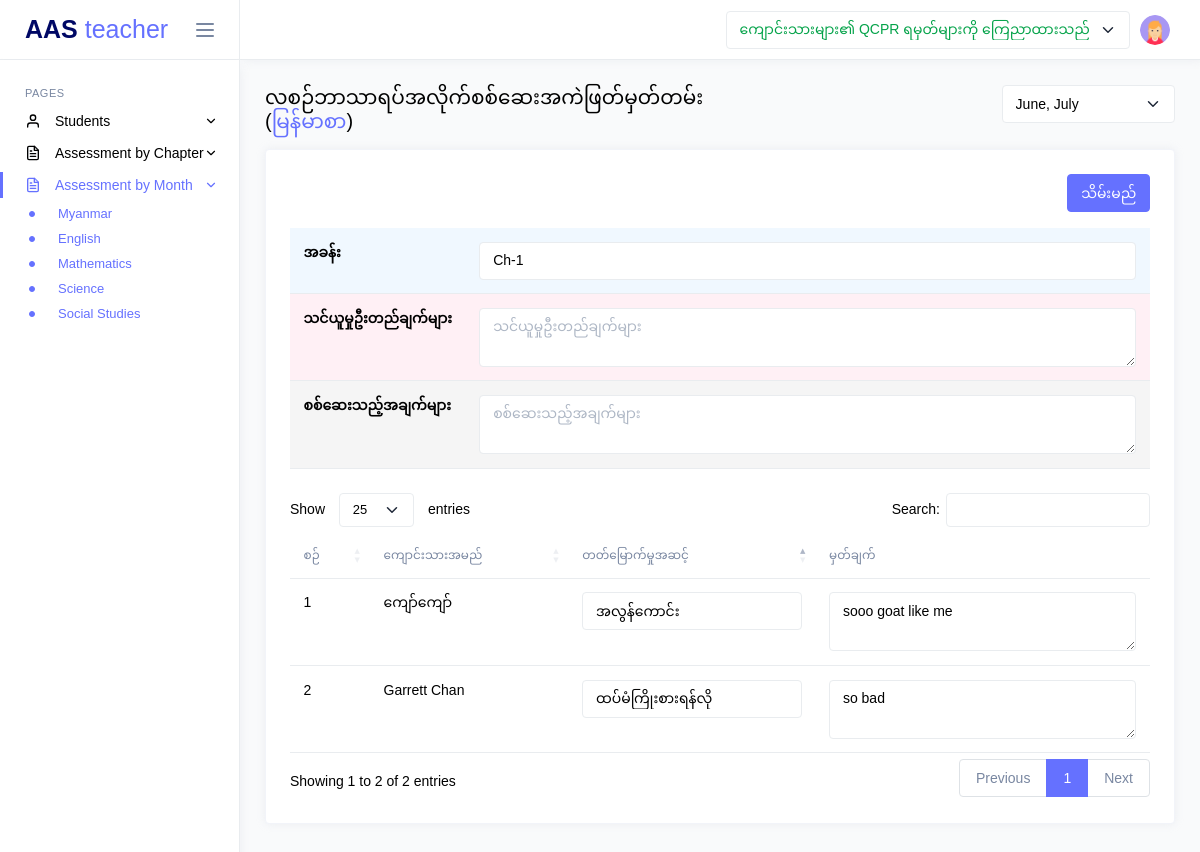
Page /teacher/monthly-assessment.php?subject_id=1&month_no=1 (signed in) on the committed database.
### tables this page shows
CREATE TABLE `qcpr` (
  `id` int(11) NOT NULL,
  `class_id` int(11) NOT NULL,
  `teacher_id` int(11) NOT NULL,
  `status` int(11) NOT NULL DEFAULT 0,
  `created_at` datetime NOT NULL DEFAULT current_timestamp(),
  `updated_at` datetime NOT NULL DEFAULT current_timestamp()
);

CREATE TABLE `subjects` (
  `id` int(11) NOT NULL,
  `subject_name` varchar(255) NOT NULL
);

CREATE TABLE `monthly_chapters` (
  `id` int(11) NOT NULL,
  `subject_id` int(11) NOT NULL,
  `class_id` int(11) NOT NULL,
  `chapter` text DEFAULT NULL,
  `learning_outcomes` text DEFAULT NULL,
  `check_points` text DEFAULT NULL,
  `month_no` varchar(11) DEFAULT NULL,
  `year` year(4) NOT NULL DEFAULT current_timestamp(),
  `created_at` datetime NOT NULL DEFAULT current_timestamp(),
  `updated_at` datetime NOT NULL DEFAULT current_timestamp()
);

CREATE TABLE `monthly_assessment` (
  `id` int(11) NOT NULL,
  `student_id` int(11) NOT NULL,
  `teacher_id` int(11) NOT NULL,
  `subject_id` int(11) NOT NULL,
  `class_id` int(11) NOT NULL,
  `monthly_chapter_id` int(11) NOT NULL,
  `mark` varchar(4) DEFAULT NULL,
  `remark` text DEFAULT NULL,
  `month_no` varchar(11) DEFAULT NULL,
  `year` year(4) NOT NULL DEFAULT current_timestamp(),
  `created_at` datetime NOT NULL DEFAULT current_timestamp(),
  `updated_at` datetime NOT NULL DEFAULT current_timestamp()
);

CREATE TABLE `students` (
  `id` int(11) NOT NULL,
  `class_id` int(11) DEFAULT NULL,
  `enrollment_no` varchar(15) NOT NULL,
  `name_en` varchar(255) NOT NULL,
  `name_mm` varchar(255) NOT NULL,
  `username` varchar(255) DEFAULT NULL,
  `password` varchar(255) NOT NULL DEFAULT '123456',
  `password_status` int(11) NOT NULL DEFAULT 0,
  `dob` date NOT NULL,
  `father_name` varchar(255) NOT NULL,
  `mother_name` varchar(255) NOT NULL,
  `guardian` varchar(255) NOT NULL,
  `parent_job` varchar(255) NOT NULL,
  `phone` varchar(15) NOT NULL,
  `address` varchar(255) NOT NULL,
  `created_at` datetime NOT NULL DEFAULT current_timestamp()
);

### app/controllers/QcprController.php (called while the page is built, shortened)
<?php
class QcprController
{
    private $qcprModel;
    public function __construct()
    {
        $database = new MySQL();
        $db = $database->connect();
        $this->qcprModel = new QcprModel($db);
    }
    public function getAnnouncementStatus()
    {
        return $this->qcprModel->getAnnouncementStatus($_SESSION['class_id']);
    }
}

### app/models/QcprModel.php (called while the page is built, shortened)
<?php
class QcprModel
{
    private $db;
    private $table = 'qcpr';
    public function __construct($db)
    {
        $this->db = $db;
    }
    public function getAnnouncementStatus($class_id)
    {
        try {
            $query = "SELECT status FROM $this->table WHERE class_id = :class_id";
            $stmt = $this->db->prepare($query);
            $stmt->bindParam(':class_id', $class_id);
            $stmt->execute();
            return $stmt->fetchColumn();
        } catch (PDOException $e) {
            return false;
        }
    }
}

### app/controllers/SubjectController.php (called while the page is built, shortened)
<?php
class SubjectController
{
    private $subjectModel;
    public function __construct()
    {
        $database = new MySQL();
        $db = $database->connect();
        $this->subjectModel = new SubjectModel($db);
    }
    public function getSubjectNameById($subject_id)
    {
        return $this->subjectModel->getSubjectNameById($subject_id);
    }
}

### app/models/SubjectModel.php (called while the page is built, shortened)
<?php
class SubjectModel
{
    private $db;
    private $table = 'subjects';
    public function __construct($db)
    {
        $this->db = $db;
    }
    public function getSubjectNameById($subject_id)
    {
        try {
            $query = "SELECT subject_name FROM $this->table WHERE id = :subject_id";
            $stmt = $this->db->prepare($query);
            $stmt->bindParam(":subject_id", $subject_id);
            $stmt->execute();
            return $stmt->fetchColumn();
        } catch (PDOException $e) {
            echo "Error: " . $e->getMessage();
        }
    }
}

### app/controllers/MonthlyAssessmentController.php (called while the page is built, shortened)
<?php
class MonthlyAssessmentController
{
    private $monthlyAssessmentModel;
    public function __construct()
    {
        $database = new MySQL();
        $db = $database->connect();
        $this->monthlyAssessmentModel = new MonthlyAssessmentModel($db);
    }
    public function getAllMonthlyAssessment($data)
    {
        return $this->monthlyAssessmentModel->getAllMonthlyAssessment($data);
    }
    public function getMonthlyChapter($data)
    {
        return $this->monthlyAssessmentModel->getMonthlyChapter($data);
    }
}

### app/models/MonthlyAssessmentModel.php (called while the page is built, shortened)
<?php
class MonthlyAssessmentModel
{
    private $db;
    private $table = 'monthly_assessment';
    private $monthly_chapter_table = 'monthly_chapters';
    public function __construct($db)
    {
        $this->db = $db;
    }
    public function getAllMonthlyAssessment($data)
    {
        try {
            extract($data);
            $query = "SELECT {$this->table}.*, students.name_mm as student_name
                    FROM {$this->table}
                    JOIN students ON {$this->table}.student_id = students.id
                    WHERE {$this->table}.subject_id = :subject_id
                    AND {$this->table}.class_id = :class_id
                    AND {$this->table}.month_no = :month_no
                    AND {$this->table}.year = :year";
            $stmt = $this->db->prepare($query);
            $stmt->bindParam(':subject_id', $subject_id);
            $stmt->bindParam(':class_id', $class_id);
            $stmt->bindParam(':month_no', $month_no);
            $stmt->bindParam(':year', $year);
            $stmt->execute();
            return $stmt->fetchAll(PDO::FETCH_ASSOC);
        } catch (PDOException $e) {
            echo $e->getMessage();
            return false;
        }
    }
    public function getMonthlyChapter($data)
    {
        try {
            $query = "SELECT mc.*
                    FROM {$this->monthly_chapter_table} mc
                    JOIN {$this->table} ma ON mc.id = ma.monthly_chapter_id
                    WHERE ma.subject_id = :subject_id
                    AND ma.class_id = :class_id
                    AND ma.month_no = :month_no
                    AND ma.year = :year
                    LIMIT 1";
            $stmt = $this->db->prepare($query);
            $stmt->bindParam(':subject_id', $data['subject_id']);
            $stmt->bindParam(':class_id', $data['class_id']);
            $stmt->bindParam(':month_no', $data['month_no']);
            $stmt->bindParam(':year', $data['year']);
            $stmt->execute();
            return $stmt->fetch(PDO::FETCH_ASSOC);
        } catch (PDOException $e) {
            error_log($e->getMessage());
            return false;
        }
    }
}

### public/teacher/monthly-assessment.php (the view, shortened to what this page needs)
<?php
include('../components/header.php');
$subjectController = new SubjectController();
$monthlyAssessmentController = new MonthlyAssessmentController();
$subject_id = $_GET["subject_id"];
$subjectName = $subjectController->getSubjectNameById($subject_id);
$month_no = $_GET['month_no'] ?? 1;
$checkAssessmentData = [
    'subject_id' => $subject_id,
    'class_id' => $_SESSION['class_id'],
    'month_no' => $month_no,
    'year' => date('Y')
];
$checkAssessment = $monthlyAssessmentController->checkAssessmentIsCreated($checkAssessmentData);
if ($checkAssessment) {
    $allAssessment = $monthlyAssessmentController->getAllMonthlyAssessment($checkAssessmentData);
}
$monthlyChapter = $monthlyAssessmentController->getMonthlyChapter([
    'subject_id' => $subject_id,
    'class_id' => $_SESSION['class_id'],
    'month_no' => $month_no,
    'year' => date('Y')
]);
?>
<body>
    <div class="main-wrapper">
        <?php
        include('../components/teacher_sidebar.php');
        include('../components/teacher_navbar.php');
        ?>
        <div class="page-content">
            <div class="row justify-content-between">
                <div class="col-sm-6">
                    <h4 class="mb-3 mb-md-0">လစဉ်ဘာသာရပ်အလိုက်စစ်ဆေးအကဲဖြတ်မှတ်တမ်း (<span class="text-primary"><?= $subjectName ?></span>)</h4>
                </div>
                <div class="col-sm-6">
                    <form action="" method="GET" class="d-flex justify-content-end">
                        <div class="d-flex align-items-center gap-2">
                            <select class="form-select" name="month_no" id="month_no">
                                <option value="1" <?php echo ($month_no == 1) ? 'selected' : ''; ?>>June, July</option>
                            </select>
                        </div>
                    </form>
                </div>
            </div>
            <div class="row">
                <div class="mt-3 col-lg grid-margin stretch-card">
                    <div class="card">
                        <div class="card-body">
                            <form id="assessmentForm" method="POST" action="">
                                <div class="d-flex justify-content-between mb-3">
                                    <div>
                                        <input name="submit_btn" class="btn btn-primary" type="submit" value="သိမ်းမည်">
                                    </div>
                                </div>
                                <div class="table-responsive mb-4">
                                    <table class="table">
                                        <tbody>
                                            <tr style="background-color: #f0f8ff;">
                                                <th width="20%">အခန်း</th>
                                                <td>
                                                    <input type="text"
                                                        name="chapter[chapter]"
                                                        class="form-control"
                                                        value="<?= $monthlyChapter['chapter'] ?? '' ?>"
                                                        placeholder="အခန်းအမည်">
                                                </td>
                                            </tr>
                                            <tr style="background-color: #fff0f5;">
                                                <th width="20%">သင်ယူမှုဦးတည်ချက်များ</th>
                                                <td>
                                                    <textarea name="chapter[learning_outcomes]"
                                                        class="form-control"
                                                        placeholder="သင်ယူမှုဦးတည်ချက်များ"><?= $monthlyChapter['learning_outcomes'] ?? '' ?></textarea>
                                                </td>
                                            </tr>
                                            <tr style="background-color: #f5f5f5;">
                                                <th width="20%">စစ်ဆေးသည့်အချက်များ</th>
                                                <td>
                                                    <textarea name="chapter[check_points]"
                                                        class="form-control"
                                                        placeholder="စစ်ဆေးသည့်အချက်များ"><?= $monthlyChapter['check_points'] ?? '' ?></textarea>
                                                </td>
                                            </tr>
                                        </tbody>
                                    </table>
                                </div>
                                <div class="table-responsive">
                                    <table id="studentsTable" class="table assessment-table">
                                        <thead>
                                            <tr>
                                                <th class="subject-no">စဉ်</th>
                                                <th class="subject-name">ကျောင်းသားအမည်</th>
                                                <th class="result-name">တတ်မြောက်မှုအဆင့်</th>
                                                <th class="mark">မှတ်ချက်</th>
                                            </tr>
                                        </thead>
                                        <tbody>
                                            <?php foreach ($allAssessment as $assessment): ?>
                                                <?php $i = isset($i) ? $i + 1 : 1; ?>
                                                <tr>
                                                    <td><?= $i ?></td>
                                                    <td>
                                                        <?= $assessment['student_name'] ?>
                                                    </td>
                                                    <td>
                                                        <select name="assessment[<?= $assessment['id'] ?>][mark]" class="form-control">
                                                            <option value="A" <?= ($assessment['mark'] == 'A') ? 'selected' : '' ?>>အလွန်ကောင်း</option>
                                                            <option value="E" <?= ($assessment['mark'] == 'E') ? 'selected' : '' ?>>ထပ်မံကြိုးစားရန်လို</option>
                                                        </select>
                                                    </td>
                                                    <td>
                                                        <textarea name="assessment[<?= $assessment['id'] ?>][remark]"
                                                            class="form-control"><?= $assessment['remark'] ?></textarea>
                                                    </td>
                                                </tr>
                                            <?php endforeach; ?>
                                        </tbody>
                                    </table>
                                </div>
                            </form>
                        </div>
                    </div>
                </div>
            </div>
        </div>
    </div>
</body>

### public/components/teacher_navbar.php (shortened to what this page needs)
<?php
$announcement = new QcprController();
$status = $announcement->getAnnouncementStatus();
?>
<div class="page-wrapper">
    <nav class="navbar">
        <div class="navbar-content">
            <ul class="navbar-nav">
                <li class="nav-item">
                    <form action="" method="POST">
                        <select name="status" id="status" class="form-select <?= $status == 0 ? 'text-warning' : 'text-success' ?>" onchange="this.form.submit()">
                            <option value="1" <?= $status == 1 ? 'selected' : '' ?>> <?= $status == 1 ? 'ကျောင်းသားများ၏ QCPR ရမှတ်များကို ကြေညာထားသည်' : 'ကျောင်းသားများ၏ QCPR ရမှတ်များကို ကြေညာမည်' ?></option>
                        </select>
                    </form>
                </li>
                <li class="nav-item dropdown">
                    <a class="nav-link dropdown-toggle" href="#" id="profileDropdown" role="button"
                        data-bs-toggle="dropdown" aria-haspopup="true" aria-expanded="false">
                        <img class="wd-30 ht-30 rounded-circle" src="../assets/images/faces/profile.png" alt="profile">
                    </a>
                </li>
            </ul>
        </div>
    </nav>

### rows in the picture
qcpr: status "ကျောင်းသားများ၏ QCPR ရမှတ်များကို ကြေညာထားသည်"
subjects: subject_name "မြန်မာစာ"
monthly_chapters: chapter "Ch-1"
monthly_assessment: i "1", student.name_mm "ကျော်ကျော်", mark+id "အလွန်ကောင်း", id+remark "sooo goat like me"
monthly_assessment: i "2", student.name_mm "Garrett Chan", mark+id "ထပ်မံကြိုးစားရန်လို", id+remark "so bad"
